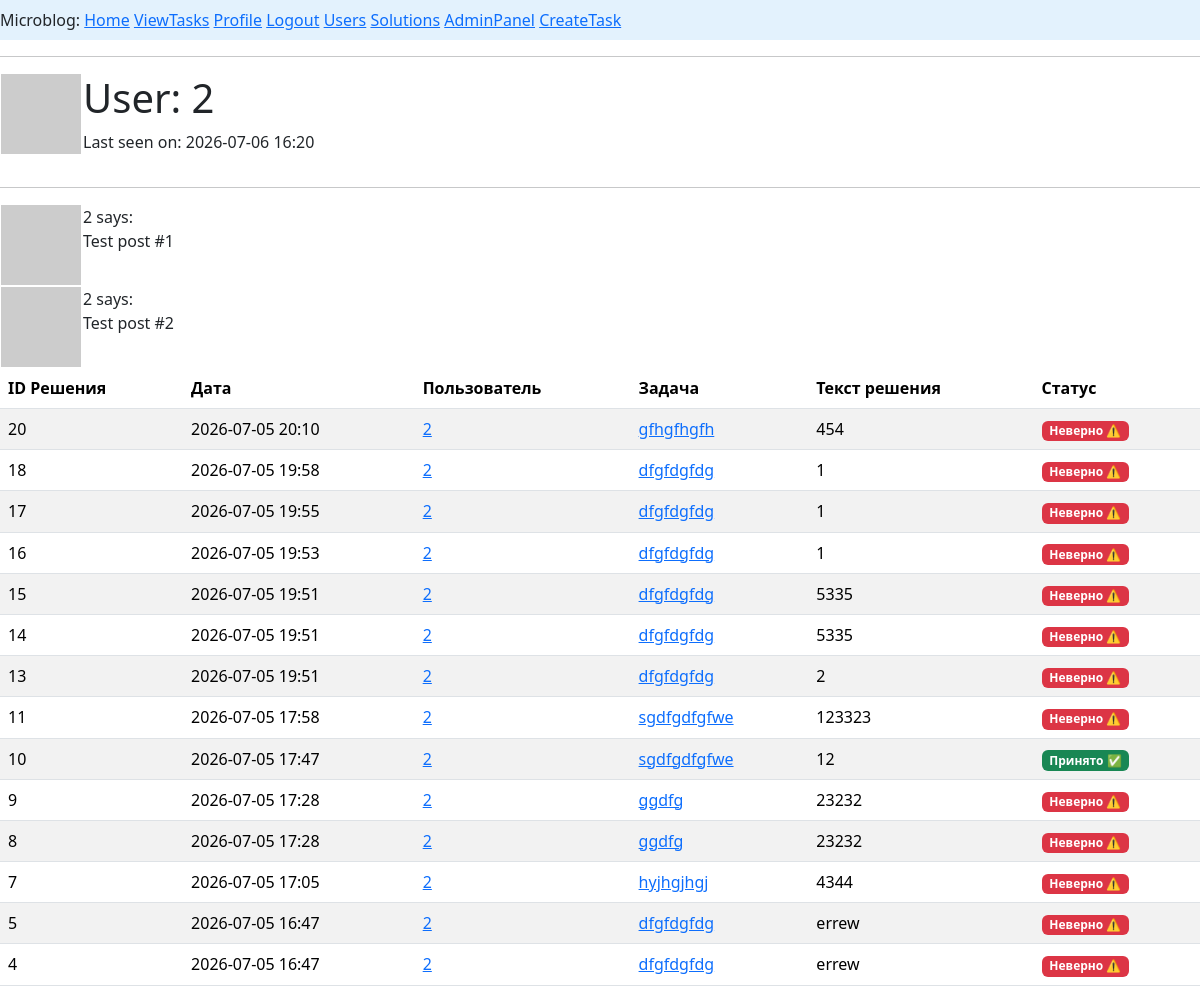
Screenshot of /user/2 (signed in) with the database file from the repository.
### app/models.py (models this page shows, shortened)
class User(UserMixin, db.Model):
    __tablename__ ='users'
    id: so.Mapped[int] = so.mapped_column(primary_key=True)
    username: so.Mapped[str] = so.mapped_column(sa.String(64), index=True,
                                                unique=True)
    email: so.Mapped[str] = so.mapped_column(sa.String(120), index=True,
                                             unique=True)
    password_hash: so.Mapped[Optional[str]] = so.mapped_column(sa.String(256))
    posts: so.WriteOnlyMapped['Post'] = so.relationship(back_populates='author')
    about_me: so.Mapped[Optional[str]] = so.mapped_column(sa.String(140))
    last_seen: so.Mapped[Optional[datetime]] = so.mapped_column(
        default=lambda: datetime.now(timezone.utc))
    role_id: so.Mapped[int] = so.mapped_column(sa.ForeignKey(Role.id),index=True)
    role: so.Mapped['Role'] = so.relationship(back_populates='users')
    task_user: so.Mapped['Task']=so.relationship(back_populates='creator')
    solve_user: so.Mapped[list['Solve']] = so.relationship(back_populates='solver')
    def avatar(self, size):
        digest = md5(self.email.lower().encode('utf-8')).hexdigest()
        return f'https://www.gravatar.com/avatar/{digest}?d=identicon&s={size}'

class Solve(db.Model):
    __tablename__ ='solves'
    id: so.Mapped[int] = so.mapped_column(primary_key=True,autoincrement=True)
    content: so.Mapped[str] = so.mapped_column(sa.String, nullable = True)
    accept: so.Mapped[bool] = so.mapped_column(sa.Boolean, default = False)
    created_date: so.Mapped[datetime] = so.mapped_column(
        index=True, default=lambda: datetime.now(timezone.utc))
    user_id: so.Mapped[int] = so.mapped_column(sa.ForeignKey(User.id),
                                               nullable=True)
    task_id: so.Mapped[int] = so.mapped_column(sa.ForeignKey(Task.id),
                                               nullable=True)
    solver: so.Mapped['User'] = so.relationship(back_populates='solve_user')
    task: so.Mapped['Task'] = so.relationship(back_populates='solve_task')

class Task(db.Model):
    __tablename__ ='tasks'
    id: so.Mapped[int] = so.mapped_column(primary_key=True, autoincrement=True)
    title: so.Mapped[str] = so.mapped_column(sa.String(50), nullable=True)
    content: so.Mapped[str] = so.mapped_column(sa.String, nullable=True, default='Условие')
    subject: so.Mapped[str] = so.mapped_column(sa.String, nullable=True, default='Без темы')
    answer: so.Mapped[str] = so.mapped_column(sa.String, nullable=True, default='Без ответа')
    created_date: so.Mapped[datetime] = so.mapped_column(
        index=True, default=lambda: datetime.now(timezone.utc))
    rating: so.Mapped[int] = so.mapped_column(sa.Integer,nullable=True,default=1)
    user_id: so.Mapped[int] = so.mapped_column(sa.ForeignKey(User.id),
                                               nullable = True)
    creator: so.Mapped['User'] = so.relationship(back_populates='task_user')
    solve_task: so.Mapped[list['Solve']] = so.relationship(back_populates='task',cascade="all,delete")

### app/routes.py (the view)
@app.route('/user/<username>')
@login_required
def user(username):
    user = db.first_or_404(sa.select(User).where(User.username == username))
    posts = [
        {'author': user, 'body': 'Test post #1'},
        {'author': user, 'body': 'Test post #2'}
    ]
    stmt = (
            select(Solve)
            .join(Solve.solver)  # Важно: явно указываем JOIN, чтобы можно было фильтровать по полям пользователя
            .where(User.username == username) # Сравниваем поле username пользователя со строкой
            .order_by(Solve.created_date.desc())
            .options(
                selectinload(Solve.solver),  # Подгружаем пользователя (поле solver)
                selectinload(Solve.task)    # Подгружаем задачу (на всякий случай)
            )
        )
    solution = db.session.scalars(stmt).all()
    return render_template('user.html', user=user, posts=posts, solution=solution)

### app/models.py (called while the page is built)
@login.user_loader
def load_user(id):
    return db.session.get(User, int(id))

### app/routes.py (called while the page is built)
@app.before_request
def before_request():
    if current_user.is_authenticated:
        current_user.last_seen = datetime.now(timezone.utc)
        db.session.commit()

### app/templates/user.html (shortened to what this page needs)
{% extends "base.html" %}
{% block content %}
    <table>
        <tr valign="top">
            <td><img src="{{ user.avatar(128) }}"></td>
            <td>
                <h1>User: {{ user.username }}</h1>
                {% if user.last_seen %}<p>Last seen on: {{ user.last_seen.strftime('%Y-%m-%d %H:%M') }}</p>{% endif %}
            </td>
        </tr>
    </table>
    <hr>
    {% for post in posts %}
        {% include '_post.html' %}
    {% endfor %}
{% if solution %}
    <table class="table table-striped table-hover">
        <thead>
            <tr>
                <th>ID Решения</th>
                <th>Дата</th>
                <th>Пользователь</th>
                <th>Задача</th>
                <th>Текст решения</th>
                <th>Статус</th>
            </tr>
        </thead>
        <tbody>
            {% for sol in solution %}
            <tr>
                <td>{{ sol.id }}</td>
                <td>{{ sol.created_date.strftime('%Y-%m-%d %H:%M') }}</td>
                <td>
                    <a href="{{ url_for('user', username=sol.solver.username) }}">
                        {{ sol.solver.username }}
                    </a>
                </td>
                {% if sol.task %}
                <td><a href="/task/{{ sol.task.id }}">{{sol.task.title}}</a></td>
                {% else %}
                <td><span class="text-muted">Задача удалена</span></td>
                {% endif %}
                <td style="max-width: 300px; white-space: nowrap; overflow: hidden; text-overflow: ellipsis;">
                    {{ sol.content[:100] }}{% if sol.content|length > 100 %}...{% endif %}
                </td>
                <td>
                    {% if sol.accept %}
                        <span class="badge bg-success">Принято ✅</span>
                    {% else %}
                        <span class="badge bg-danger" >Неверно ⚠️</span>
                    {% endif %}
                </td>
            </tr>
            {% endfor %}
        </tbody>
    </table>
{% else %}
    <div class="alert alert-info" role="alert">
        У вас пока нет отправленных решений.
    </div>
{% endif %}
{% endblock %}

### app/templates/_post.html
<table>
        <tr valign="top">
            <td><img src="{{ post.author.avatar(36) }}"></td>
            <td>{{ post.author.username }} says:<br>{{ post.body }}</td>
        </tr>
</table>

### rows the page displays
User: username "2", last_seen "2026-07-06 16:20", author.username "2" "2"
Solve: id "20", created_date "2026-07-05 20:10", solver.username "2", task "gfhgfhgfh", content "454", accept "Неверно ⚠️"
Solve: id "18", created_date "2026-07-05 19:58", solver.username "2", task "dfgfdgfdg", content "1", accept "Неверно ⚠️"
Solve: id "17", created_date "2026-07-05 19:55", solver.username "2", task "dfgfdgfdg", content "1", accept "Неверно ⚠️"
Solve: id "16", created_date "2026-07-05 19:53", solver.username "2", task "dfgfdgfdg", content "1", accept "Неверно ⚠️"
Solve: id "15", created_date "2026-07-05 19:51", solver.username "2", task "dfgfdgfdg", content "5335", accept "Неверно ⚠️"
Solve: id "14", created_date "2026-07-05 19:51", solver.username "2", task "dfgfdgfdg", content "5335", accept "Неверно ⚠️"
Solve: id "13", created_date "2026-07-05 19:51", solver.username "2", task "dfgfdgfdg", content "2", accept "Неверно ⚠️"
Solve: id "11", created_date "2026-07-05 17:58", solver.username "2", task "sgdfgdfgfwe", content "123323", accept "Неверно ⚠️"
Solve: id "10", created_date "2026-07-05 17:47", solver.username "2", task "sgdfgdfgfwe", content "12", accept "Принято ✅"
Solve: id "9", created_date "2026-07-05 17:28", solver.username "2", task "ggdfg", content "23232", accept "Неверно ⚠️"
Solve: id "8", created_date "2026-07-05 17:28", solver.username "2", task "ggdfg", content "23232", accept "Неверно ⚠️"
Solve: id "7", created_date "2026-07-05 17:05", solver.username "2", task "hyjhgjhgj", content "4344", accept "Неверно ⚠️"
Solve: id "5", created_date "2026-07-05 16:47", solver.username "2", task "dfgfdgfdg", content "errew", accept "Неверно ⚠️"
Solve: id "4", created_date "2026-07-05 16:47", solver.username "2", task "dfgfdgfdg", content "errew", accept "Неверно ⚠️"

### other values shown
{{ post.body }} "Test post #1" "Test post #2"
